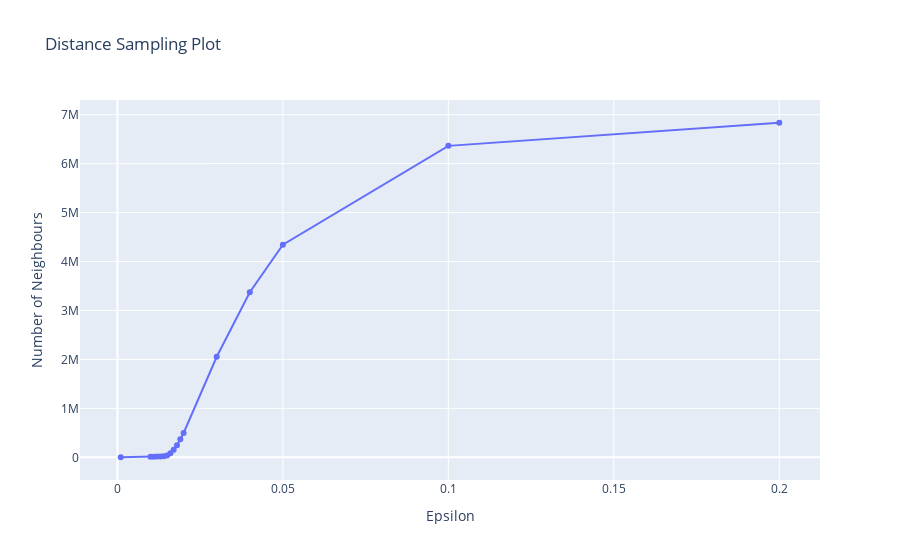
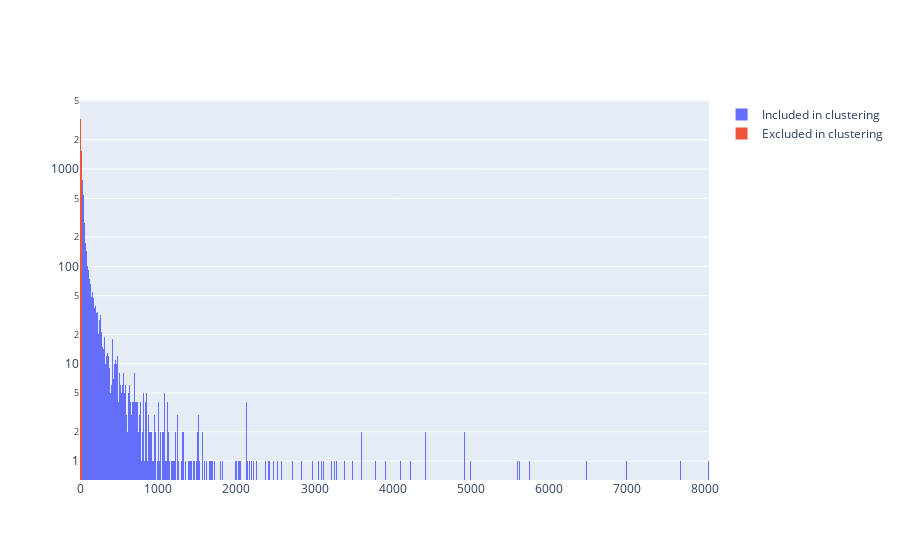
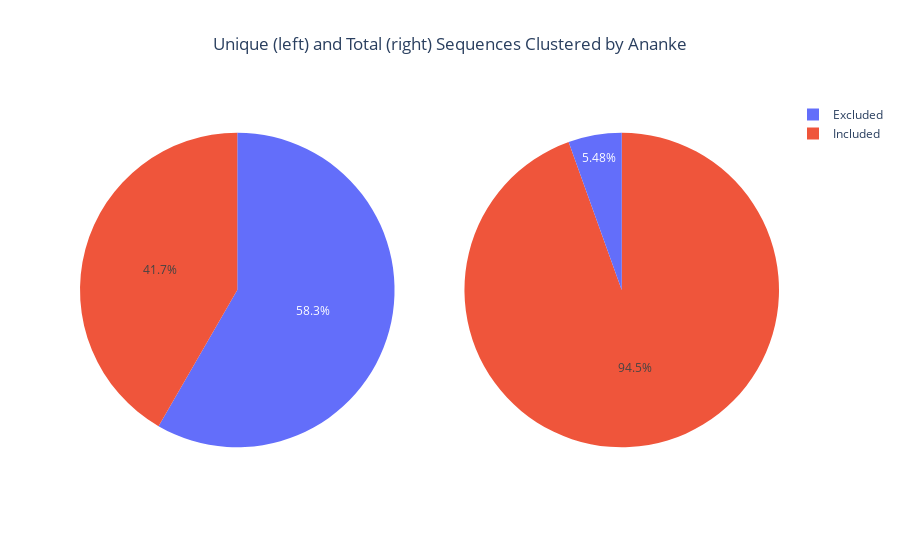

The notebook cell saved with these charts, in order:
### Code cell
dbs.diagnostic_plots()

### Figure 1 — Plotly figure (JSON) as saved in the notebook; plotly's stock layout.template omitted (floating-point values rounded to 4 significant figures)
{"data": [{"type": "scatter", "x": [0.001, 0.01, 0.011, 0.012, 0.013, 0.014, 0.015, 0.016, 0.017, 0.018, 0.019, 0.02, 0.03, 0.04, 0.05, 0.1, 0.2], "y": [1362, 11277, 12880, 14640, 17863, 24274, 39320, 81076, 153260, 246674, 370447, 497862, 2053822, 3371798, 4343874, 6362832, 6834992]}], "layout": {"title": {"text": "Distance Sampling Plot"}, "xaxis": {"title": {"text": "Epsilon"}}, "yaxis": {"title": {"text": "Number of Neighbours"}}}}

### Figure 2 — Plotly figure (JSON) as saved in the notebook; plotly's stock layout.template omitted (floating-point values rounded to 4 significant figures; data arrays with more than 128 entries replaced by an {"elided": "..."} marker saying what was removed)
{"data": [{"name": "Included in clustering", "type": "histogram", "x": {"elided": "3831 int values"}, "xbins": {"end": 9265, "size": 10, "start": 25}}, {"name": "Excluded in clustering", "type": "histogram", "x": {"elided": "5366 int values"}, "xbins": {"end": 25, "size": 10, "start": 0}}], "layout": {"barmode": "overlay", "yaxis": {"type": "log"}}}

### Figure 3 — Plotly figure (JSON) as saved in the notebook; plotly's stock layout.template omitted (floating-point values rounded to 4 significant figures)
{"data": [{"domain": {"x": [0, 0.45], "y": [0, 1]}, "labels": ["Included", "Excluded"], "name": "Unique", "type": "pie", "values": [3831, 5366]}, {"domain": {"x": [0.55, 1], "y": [0, 1]}, "labels": ["Included", "Excluded"], "name": "Abundance", "type": "pie", "values": [806357, 46767]}], "layout": {"title": {"text": "Unique (left) and Total (right) Sequences Clustered by Ananke", "x": 0.5}}}
